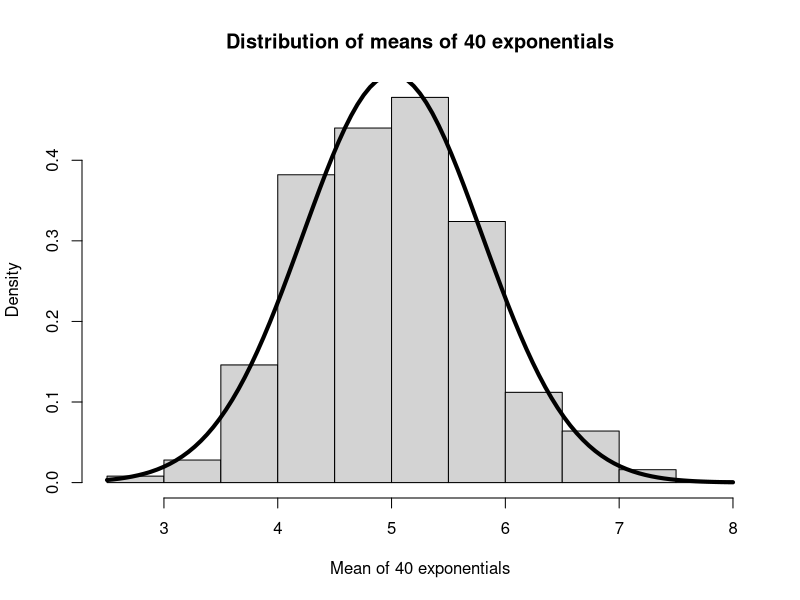
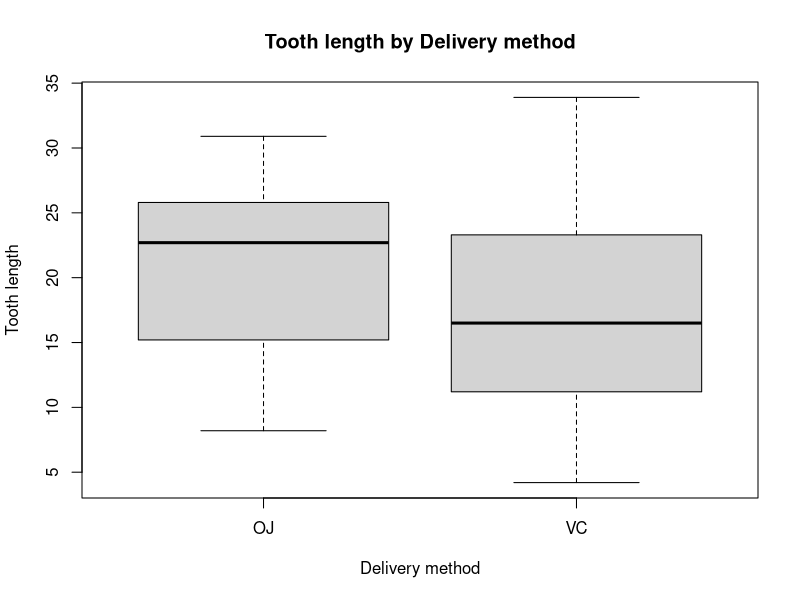
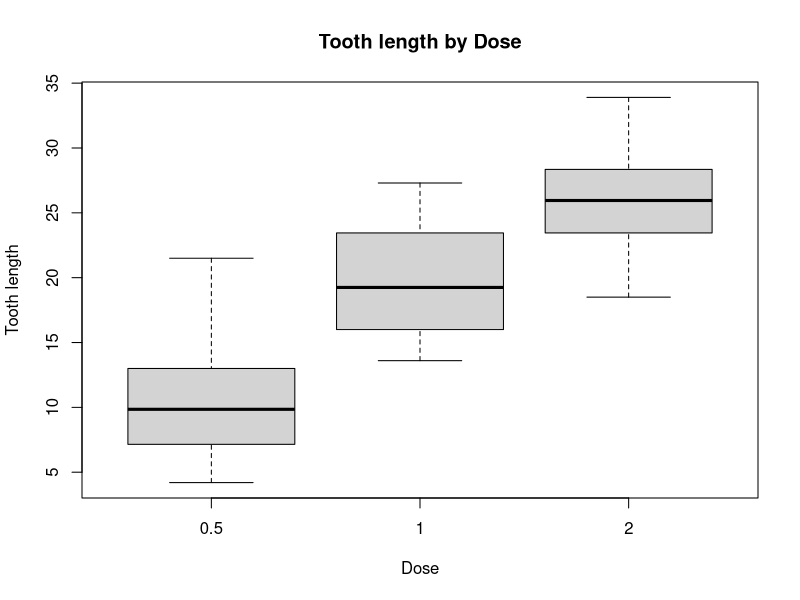

Here is the R script that generated these plots, in order:
## ---- chunk 1
lambda<-0.2
n<-1000
m<-40
simRes<-array(rexp(n*m,lambda),c(n,m))
simMean<-apply(simRes,1,mean)
simVar<-apply(simRes,1,var)
sm<-mean(simMean); sv<-mean(simVar)
## ---- chunk 2
hist(simMean,main="Distribution of means of 40 exponentials",probability=T,
     xlab="Mean of 40 exponentials")
curve(dnorm(x,mean=mean(simMean),sd=sd(simMean)),add=T,lwd=4)
## ---- chunk 3
str(ToothGrowth)
summary(ToothGrowth)
ToothGrowth$dose<-as.factor(ToothGrowth$dose)
plot(len~supp,data=ToothGrowth,xlab="Delivery method", ylab="Tooth length", main="Tooth length by Delivery method")
plot(len~dose,data=ToothGrowth,xlab="Dose", ylab="Tooth length", main="Tooth length by Dose")
## ---- chunk 4
x<-subset(ToothGrowth,supp=="OJ",len)
y<-subset(ToothGrowth,supp=="VC",len)
t.test(x,y,alternative="greater")
## ---- chunk 5
x<-subset(ToothGrowth,dose=="0.5",len)
y<-subset(ToothGrowth,dose=="1",len)
z<-subset(ToothGrowth,dose=="2",len)
t.test(z,x,alternative="greater")
t.test(z,y,alternative="greater")
